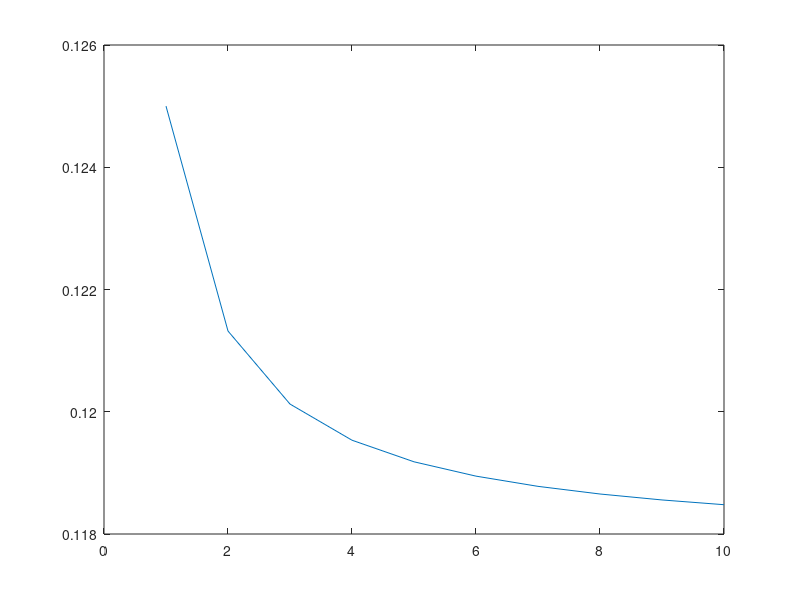

Here is the MATLAB script that generated this plot:

% Get the server budget for security task (using Rajkumar paper)

Q = 12;
P = 40;

a = 3 - Q/P;
b = 3-  2* (Q/P);

for n=1:10

budget(n) = n * ( (a/b)^(1/n) - 1 );
end


plot(budget)
